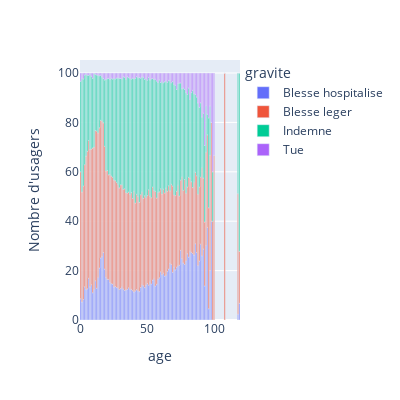

This figure's notebook cell:
### Code cell
diag_barres_interactif_usagers(df, "age")
